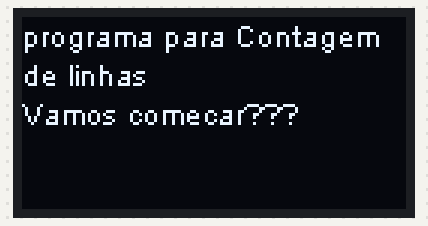
Recording of a sketch running on a simulated ESP32. Shown: 128×64 one-colour display.

Above: at 0.1 s.
At 4.1 s:
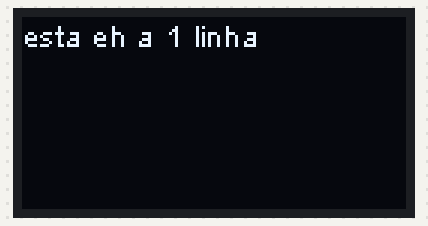
At 10.3 s:
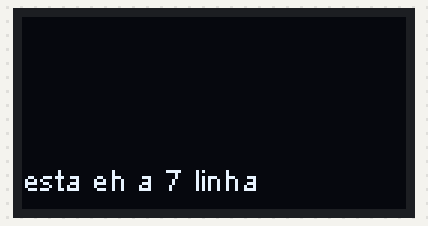
At 16.4 s:
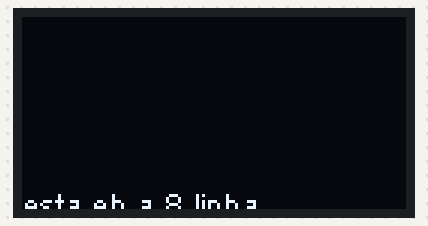
At 28.6 s:
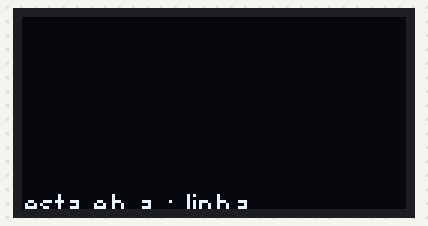
At 35.8 s:
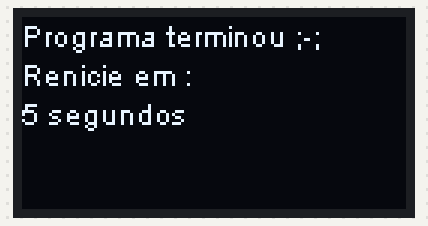

The sketch:

TESTE_OLED.ino
```cpp
#include "SSD1306.h"
#include <Wire.h>
//#include <fonts/SystemFont5x7.h>

SSD1306  display(0x3c, 21, 22);

int i,j;
char str [] = "1 linha",str_aux[3],aux;

void setup() {
  //oled.selectFont(Arial_Black_16);
  display.init();
  display.drawString(0, 0, "programa para Contagem \nde linhas\nVamos comecar???");
  display.display();
  delay (4000);
}

void loop() {
  display.init();
  /*display.drawString(0, 0, "Printa uma linha\n");
  display.display();
  delay (1000);
  display.drawString(0, 8, "Segunda linha\n");//8 pixels e ctz que uma letra nao encosta na outra
  display.display();
  delay (1000);
  display.drawString(0, 16, "01234567890123456789012345678901234567890\n");
  display.display();
  delay (1000);*/
    display.drawString(0, i,"esta eh a");
    display.drawString(48, i,str);
    display.display();
    i += 8;
    str[0]++;
    delay (1000);
    if (i >= 56){
      display.init();
      display.drawString(0, 0, "Programa terminou ;-;\nRenicie em :\n5 segundos\n");
      display.display();
      delay (1000);
      for (i = 24,j = 0;j < 4 ; i += 8,j++) {
        aux = j;
        str_aux[0] = aux;
        display.drawString(i, 0, str_aux);
        display.display();
        delay (1000);
      }
    }
      //https://www.filipeflop.com/blog/relogio-com-esp32-e-oled-com-servidor-ntp/
}
```

Measured:
- what the display in image 1 shows lasts 1.0 s, from 4.1 s to 5.1 s
